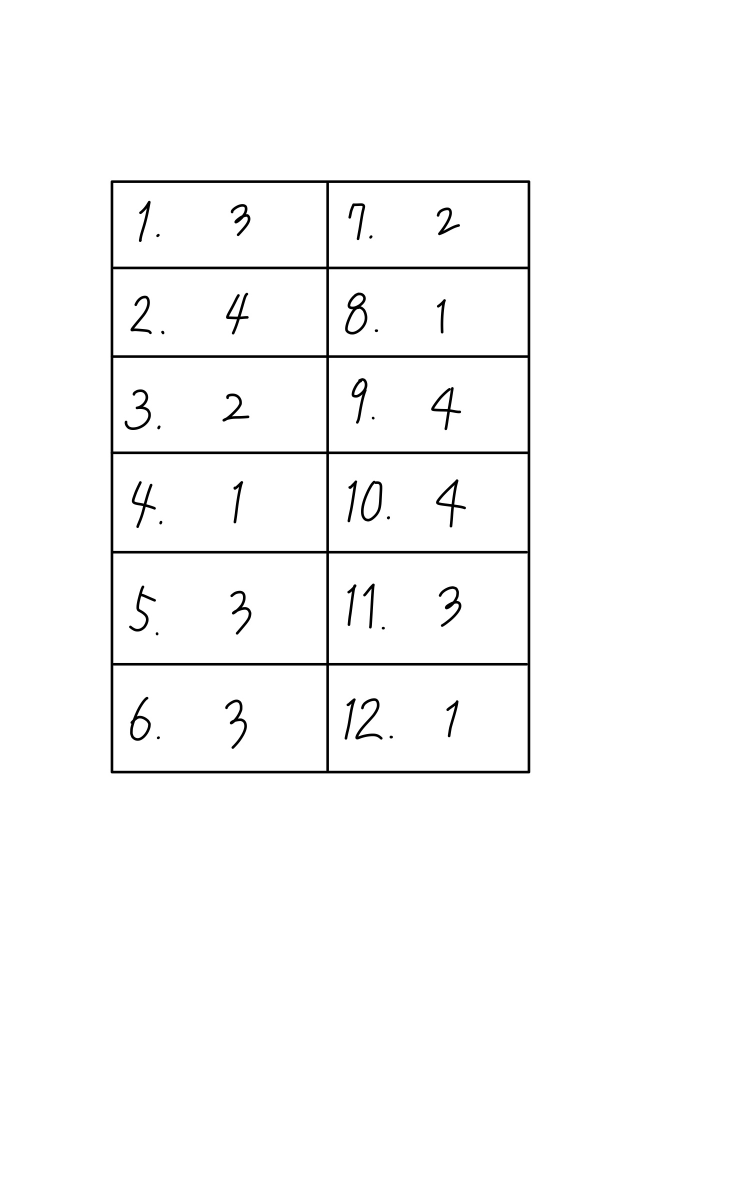
#> input picture test_image/newsample.jpeg, 1491 x 2386 px, found by its file name (shown at 1/2 size); the run also reads 1 picture not shown here
$ python contour.py
#> lines starting #> are read from the running program, lines starting #| are printed output that depends on the picture; after the words box and inside, x2 and y2 are one past the last pixel; in counts of white or black regions, pixels touching at a corner belong together
import cv2 as cv
import sys
import copy

'''
* python 반복자
python에서 어떤 타입/클래스가 iterable하다는 것은 for ... in문을 통해 반복될 수 있다는 것이다.
iterable한 타입은 __iter__ 메소드와 __next__ 메소드를 가지고 있다.
__iter__는 iterator를 반환한다.
iterator는 __next__ 메소드로 어떤 컨테이너의 개별 요소를 반복하게 해준다.
__next__는 다음 반복 요소를 반환하고 더 이상 반환할 요소가 없으면 StopIteration 예외를 발생시킨다.
'''

class Point:
    def __init__(self, x ,y):
        self.x = x
        self.y = y

class Rect:
    def __init__(self, rect):
        self.x = rect[0]
        self.y = rect[1]
        self.w = rect[2]
        self.h = rect[3]

    def __iter__(self):
        self.i = -1
        return self

    def __next__(self):
        r = (self.x, self.y, self.w, self.h)
        self.i += 1
        if self.i >= 4:
            raise StopIteration
        return r[self.i]

    def __repr__(self):
        return repr((self.x, self.y, self.w, self.h))

    def __add__(self, other):
        return (self.x + other.x, self.y + other.y, self.w + other.w, self.h + other.h)

    def isSame(self, other):
        return self.x == other.x and self.y == other.y and self.w == other.w and self.h == other.h

# [18 lines of commented-out code are left out]

path = './test_image'
img = cv.imread(path+'/newsample.jpeg')
#> img is the input picture: shape (2386, 1491, 3); min 0, max 255, mean 250
# img = cv.imread(path+'/sample.jpeg')

if img is None:
    sys.exit('Could not read the image.')

img1 = img.copy()
img2 = img.copy()
img3 = img.copy()

img4 = img.copy()


cv.namedWindow('image', cv.WINDOW_NORMAL)
cv.imshow('image', img)

gray = cv.cvtColor(img, cv.COLOR_BGR2GRAY)
# cv.threshold(흑백 이미지, 임계값, 임계값 만족 시 적용할 값(value), 타입)
# 타입-THRESH_BINARY: 흑백 이미지의 픽셀 값이 임계값을 넘으면 value로 지정하고 넘지 못하면 0으로 지정
#     -THRES_BINARY_INV: 위와 반대
border, binary = cv.threshold(gray, 100, 255, cv.THRESH_BINARY) # 흑백 이미지 이진화 (0: 검은색, 255: 흰색)
#> binary: shape (2386, 1491); 98.1% white; 40 black regions, largest, box (x1, y1, x2, y2) and area: (221, 361, 1060, 1547) 46629, (690, 585, 735, 669) 1131, (872, 959, 932, 1055) 1016

# blur = cv.GaussianBlur(gray, (3,3),0)
canny = cv.Canny(binary, 100, 200)
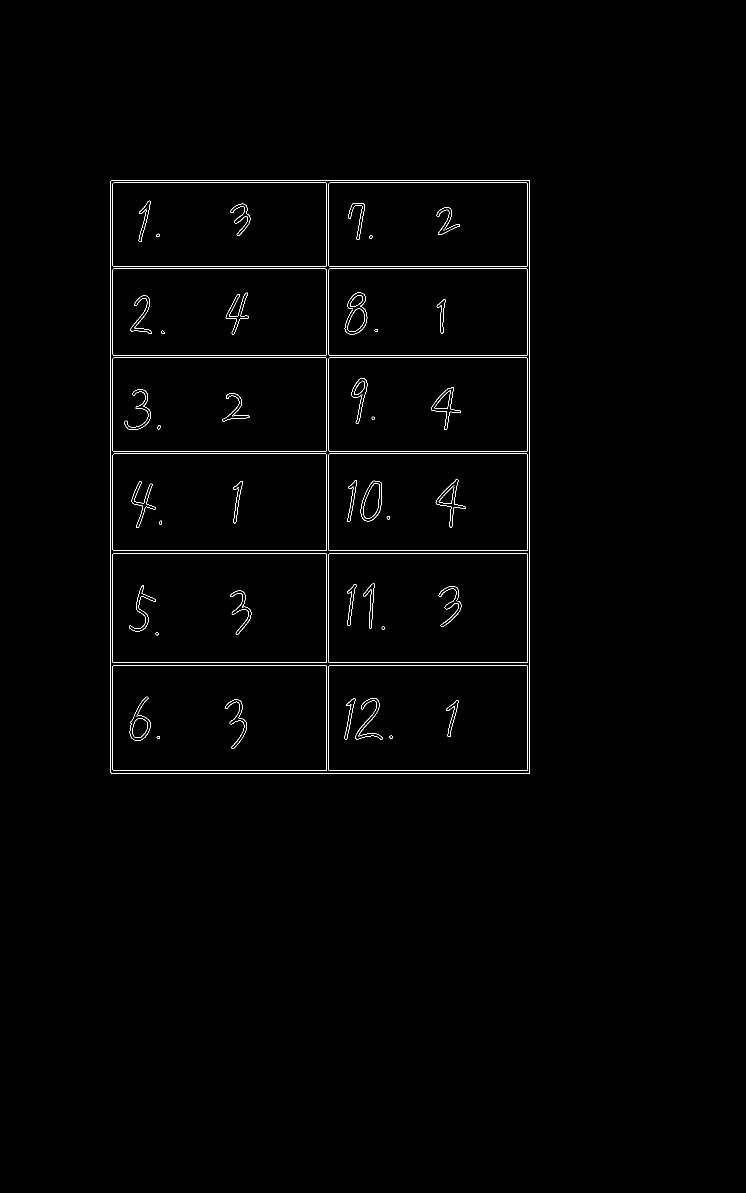
#> canny: shape (2386, 1491) (shown at 1/2 size); 0.75% white in thin lines or dots, all inside (x1, y1, x2, y2) = (220, 360, 1060, 1547)

row, col = 6,2
contours, hier = cv.findContours(canny, cv.RETR_EXTERNAL, cv.CHAIN_APPROX_SIMPLE)
#> contours = 1 contour; box (x1, y1, x2, y2) and area: (220, 360, 1060, 1547) 995045
# rects = [cv.boundingRect(each) for each in contours] # 사각형 정보 튜플(x,y,w,h)을 원소로 하는 리스트
rects = [Rect(cv.boundingRect(each)) for each in contours] # cv.boundingRect(each)는 사각형 정보 튜플(x,y,w,h)을 반환
#> rects = 1 item
rects.sort(key=lambda rect : (rect.x, rect.y, rect.w, rect.w))

crop, cropAll = [], [] # 세로 분할, 세로 분할 된 거에서 가로 분할<-한 문항으로 분할

# 세로로 자르기
for rect in rects:
    tmp = (int)(rect.w / col)
    for c in range(col):
        crop.append(Rect((rect.x + tmp*c, rect.y, tmp, rect.h)))
#> this loop made 1 pass
#> tmp on pass 1: 420
#> after the loop, crop = 2 items

# 가로로 자르기
for rect in crop:
    tmp = (int)(rect.h / row)
    for r in range(row):
        cropAll.append(Rect((rect.x, rect.y + tmp*r, rect.w, tmp)))
#> this loop made 2 passes
#> tmp on passes 1 to 2: 197, 197
#> after the loop, cropAll = 12 items

result, extract = [], []
offset = 10 # hwptable은 5로
for rect in cropAll:
    sx = rect.x + offset
    sy = rect.y + offset
    ex = rect.x + rect.w - offset
    ey = rect.y + rect.h - offset
    # 보는 영역
    cv.rectangle(img2, (sx, sy), (ex, ey), (0,255,0), 2)

    croped_img = canny[sy:ey, sx:ex]
    contours, heir = cv.findContours(croped_img, cv.RETR_EXTERNAL, cv.CHAIN_APPROX_SIMPLE) # contours는 numpy.ndarray
    tmp = [Rect(cv.boundingRect(each)) for each in contours]
    for t in tmp:
        t.x += (rect.x + offset)
        t.y += (rect.y + offset)
    result.extend(tmp)

    # 포함 관계 판단
    tmp.sort(key=lambda rect : (rect.x, rect.y, rect.w, rect.w))
    idx = 0
    while idx < len(tmp)-1:
        ix1 = max(tmp[idx].x, tmp[idx+1].x)
        iy1 = max(tmp[idx].y, tmp[idx+1].y)
        ix2 = min(tmp[idx].x+tmp[idx].w, tmp[idx+1].x+tmp[idx+1].w)
        iy2 = min(tmp[idx].y+tmp[idx].h, tmp[idx+1].y+tmp[idx+1].h)

        ir = Rect((ix1, iy1, ix2-ix1, iy2-iy1))
        if tmp[idx].isSame(ir):
            # 포함되는 사각형 중 큰 사각형만 idx번째에 남기기
            tmp[idx] = tmp[idx+1]
            tmp.pop(idx+1)
        elif tmp[idx+1].isSame(ir):
            tmp.pop(idx+1)
        else:
            idx += 1
    extract.extend(tmp)
#> this loop made 12 passes
#> (sx, sy, ex, ey) on passes 1 to 12: (230, 370, 630, 547), (230, 567, 630, 744), (230, 764, 630, 941), (230, 961, 630, 1138), (230, 1158, 630, 1335), (230, 1355, 630, 1532), (650, 370, 1050, 547), (650, 567, 1050, 744), (650, 764, 1050, 941), (650, 961, 1050, 1138), (650, 1158, 1050, 1335), (650, 1355, 1050, 1532)
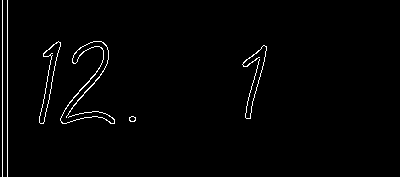
#> croped_img: shape (177, 400); 1.6% white in thin lines or dots, all inside (x1, y1, x2, y2) = (2, 0, 267, 177)
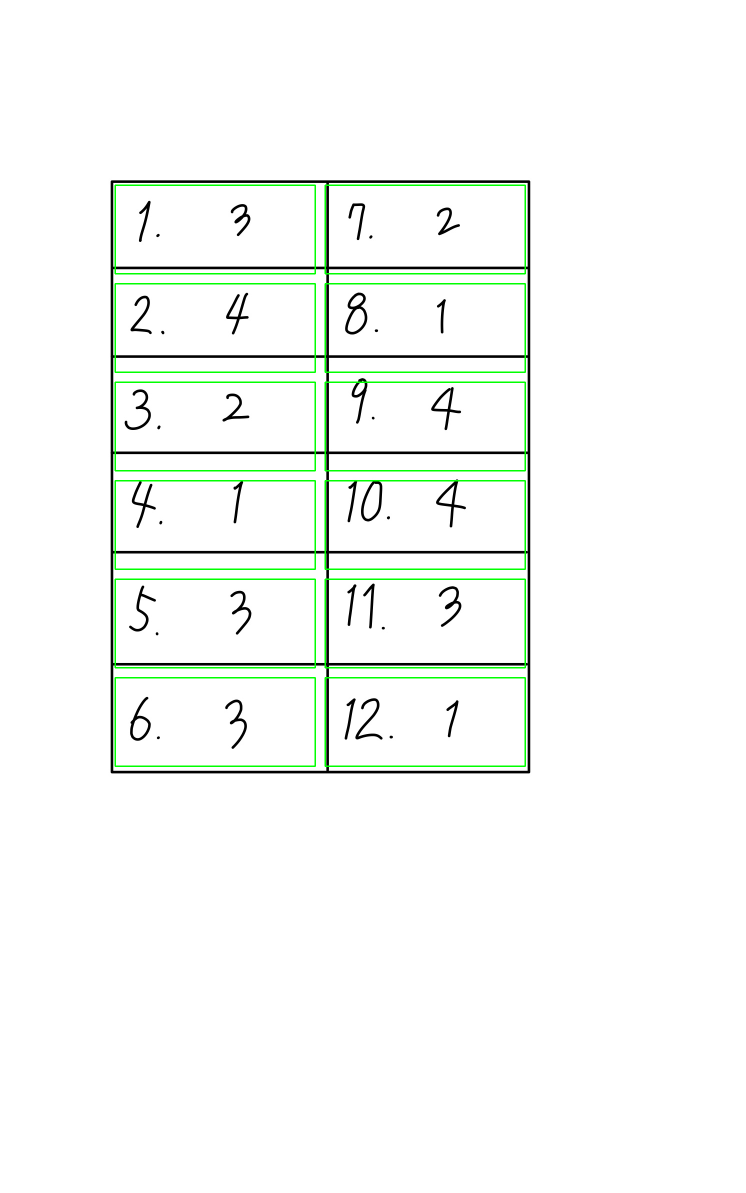
#> img2: shape (2386, 1491, 3) (shown at 1/2 size); 1.17% of pixels changed, all inside (x1, y1, x2, y2) = (229, 369, 1052, 1534)


cropAll.sort(key=lambda rect : (rect.x, rect.y, rect.w, rect.w))
print('==crop==')
print(crop)
#| [(220, 360, 420, 1187), (640, 360, 420, 1187)]
print('==cropAll==')
print(cropAll)
#> (printed output is left out)

area = [rect.w*rect.h for rect in rects]
area.sort()
print('==area==')
print(area)
#| [997080]

# 가장 바깥 사각형
for rect in rects:
    color = (0,255,0)
    cv.rectangle(img1, (rect.x, rect.y),
            (rect.x + rect.w, rect.y + rect.h), color, 2)
#> this loop made 1 pass
#> img1: shape (2386, 1491, 3); 0.34% of pixels changed, all inside (x1, y1, x2, y2) = (219, 359, 1062, 1549)

print('==result==')
print(result)
#> (printed output is left out)
print(type(result[0]))
#| <class '__main__.Rect'>

# 숫자 찾기, img3
for rect in result:
    color = (0,255,0)
    cv.rectangle(img3, (rect.x, rect.y),
            (rect.x + rect.w, rect.y + rect.h), color, 2)
#> this loop made 79 passes
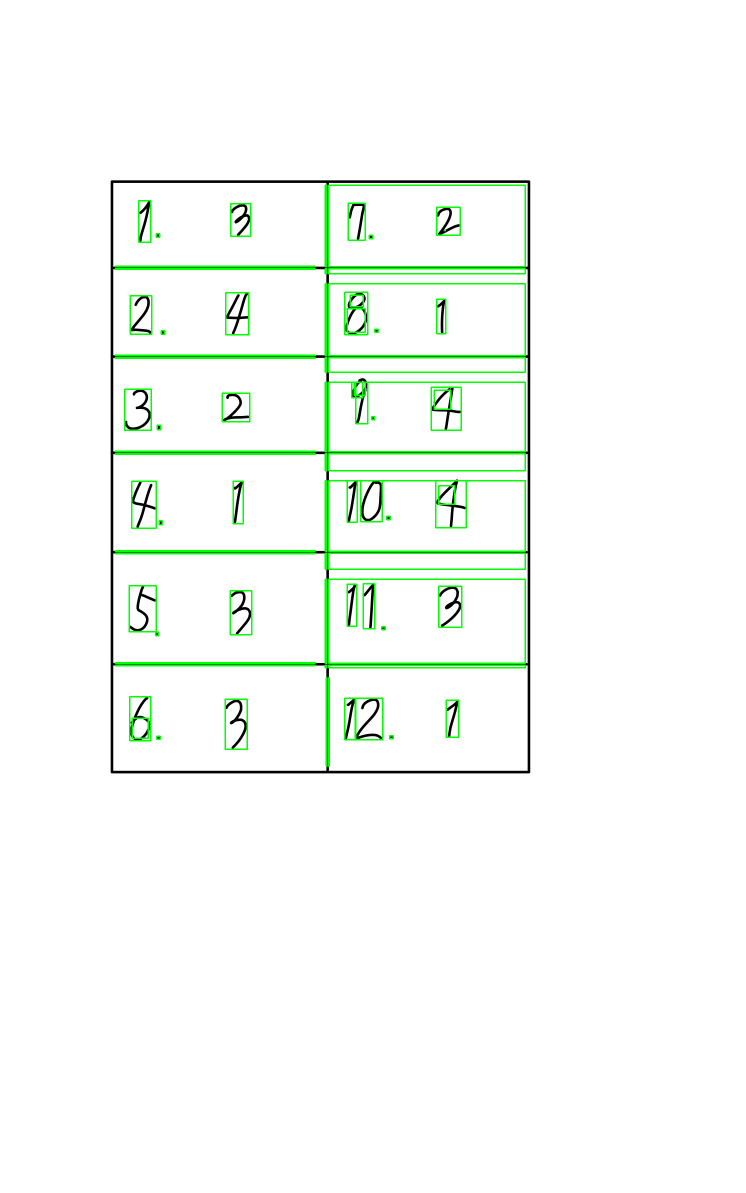
#> img3: shape (2386, 1491, 3) (shown at 1/2 size); 2.07% of pixels changed, all inside (x1, y1, x2, y2) = (229, 369, 1052, 1534)

# img4 그리기
for rect in extract:
    color = (255,0,255)
    cv.rectangle(img4, (rect.x, rect.y),
            (rect.x + rect.w, rect.y + rect.h), color, 2)
#> this loop made 73 passes
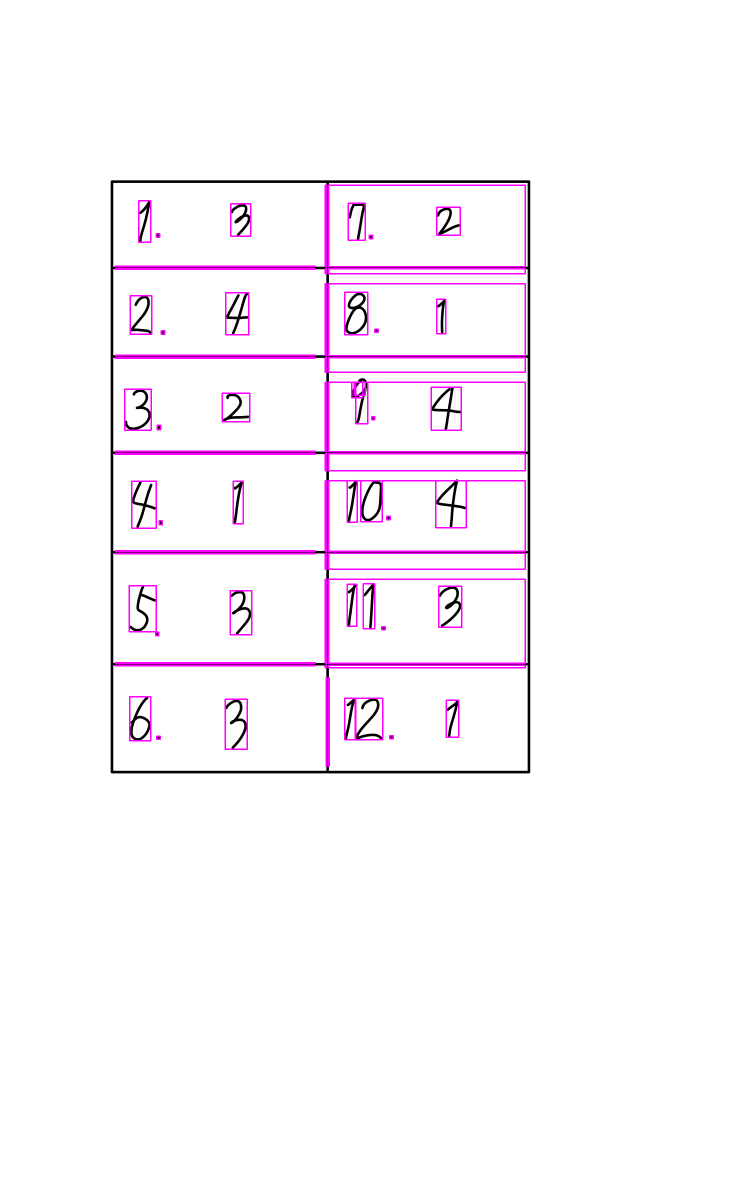
#> img4: shape (2386, 1491, 3) (shown at 1/2 size); 2.02% of pixels changed, all inside (x1, y1, x2, y2) = (229, 369, 1052, 1534)

# box 저장
# 손실 최소화 -> 기존 크기의 max(x,y)를 한 변으로 하는 정사각형으로 흰 배경을 resize하고 그 위에 숫자 합성(이미지 연산) -> 28,28로 resize
# 바로 28,28로 resize 하면 비율이 이상해짐
savepath = './save_test'
whiteBg = cv.imread(path + '/white_bg.jpg', cv.IMREAD_GRAYSCALE)
#> whiteBg: shape (300, 300); every value is 255

# 크기 다른 이미지 합성
# https://yeko90.tistory.com/entry/opencv-%EB%91%90-%EC%9D%B4%EB%AF%B8%EC%A7%80-%ED%95%A9%EC%B9%98%EB%8A%94-%EB%B0%A9%EB%B2%95-%ED%81%AC%EA%B8%B0-%EB%8B%A4%EB%A5%B8-%EC%9D%B4%EB%AF%B8%EC%A7%80
for i in range(len(extract)):
    target = binary[extract[i].y:extract[i].y+extract[i].h, extract[i].x:extract[i].x+extract[i].w] # 사각형 영역 추출
    mask = 255 - target
    sz = (int)(max(extract[i].w, extract[i].h) * 1.5)
    squareimg = cv.resize(whiteBg.copy(), dsize=(sz,sz)) # +1 해준 건 밑에 sx, sy 연산에서 int로 변하면서 범위에 문제 생길까봐?

    # print(target.shape[:2], extract[i].h, extract[i].w)
    # squareimg 중심: (sz/2, sz/2)
    # img의 시작점: (sz/2 - w/2, sz/2 - h/2)
    # sx = (int)((extract[i].h - extract[i].w) / 2) if extract[i].h >= extract[i].w else 0
    # sy = (int)((extract[i].w- extract[i].h) / 2) if extract[i].w >= extract[i].h else 0
    sx = (int)(sz/2 - extract[i].w/2)
    sy = (int)(sz/2 - extract[i].h/2)
    crop = squareimg[sy:sy+extract[i].h, sx:sx+extract[i].w]
    cv.copyTo(target, mask, crop)

    # cv.imwrite(savepath + '/squareimg' + str(i) + '.jpg', squareimg)
    cv.imwrite(savepath + '/newsquareimg' + str(i) + '.jpg', squareimg)


    # python opencv에서 img.shape를 통해 이미지 크기를 알 수 있다. tuple-(height, weight) <- 흑백 이미지
    # 컬러 이미지면 채널도 가져온다. (height, weight, channel)
    if squareimg.shape[0] > 28: # 이미지 축소 - INTER_AREA
        squareimg = cv.resize(squareimg, (28,28), interpolation=cv.INTER_AREA)
    elif squareimg.shape[0] < 28: # 이미지 확대 - INTER_LINEAR(default, slow) / INTER_CUBIC(linear보다 느리지만 품질 굿)
        squareimg = cv.resize(squareimg, (28,28), interpolation=cv.INTER_LINEAR)
    # cv.imwrite(savepath + '/square28img' + str(i) + '.jpg', squareimg)
    cv.imwrite(savepath + '/newsquare28img' + str(i) + '.jpg', squareimg)
#> crop: shape (74, 25); 73.9% white; 1 black region, box (x1, y1, x2, y2) and area: (1, 1, 25, 74) 483
#> mask: shape (74, 25); 26.1% white; 1 white region, box (x1, y1, x2, y2) and area: (1, 1, 25, 74) 483
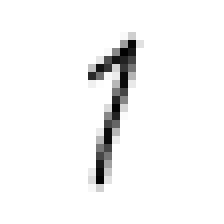
#> squareimg: shape (28, 28) (shown 8 times larger); min 2, max 255, mean 245


k = cv.waitKey(0)
#> (key Esc is pressed here)

if k == 27:
    cv.destroyAllWindows()
elif k == ord('s'):
    cv.imwrite('contourTest.jpg', img1)
    cv.imwrite('contourTest2.jpg', img2)
    cv.imwrite('contourTest3.jpg', img3)

    cv.imwrite('contourTest4.jpg', img4)

    cv.destroyAllWindows()
